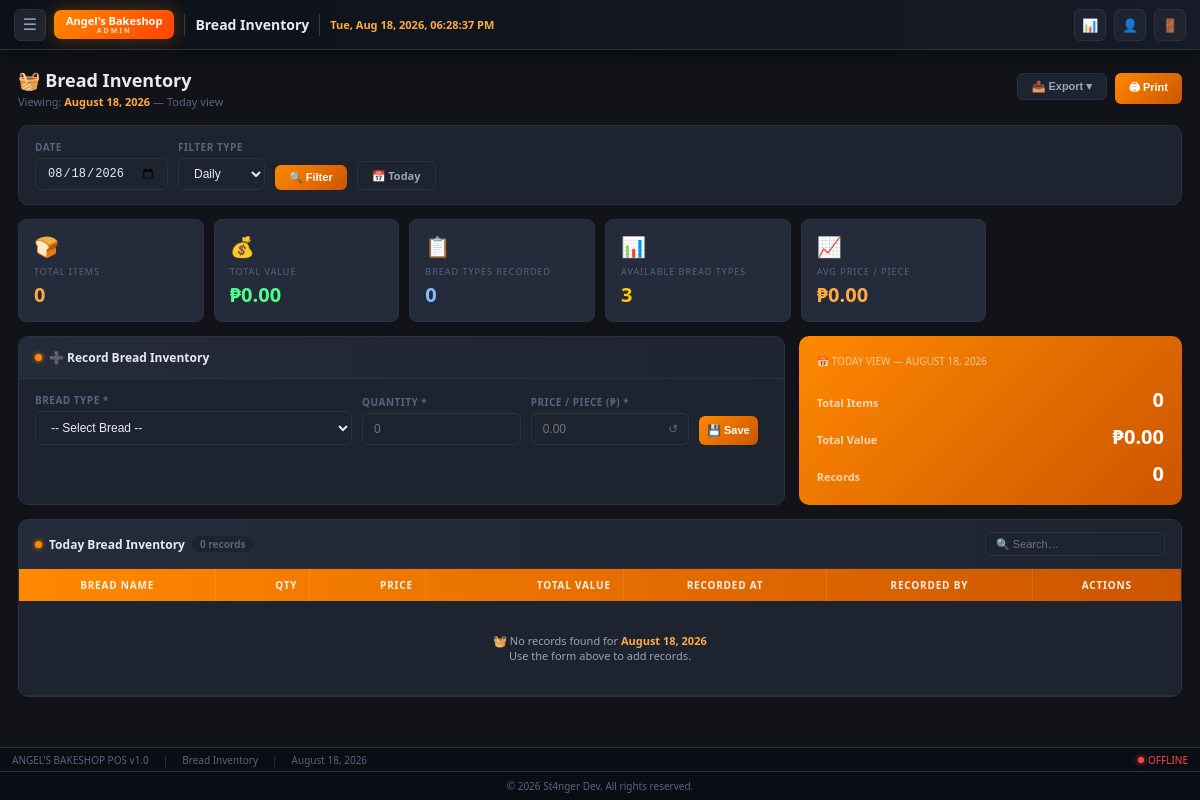
Page /admin/bleft.php on the earlier database version.
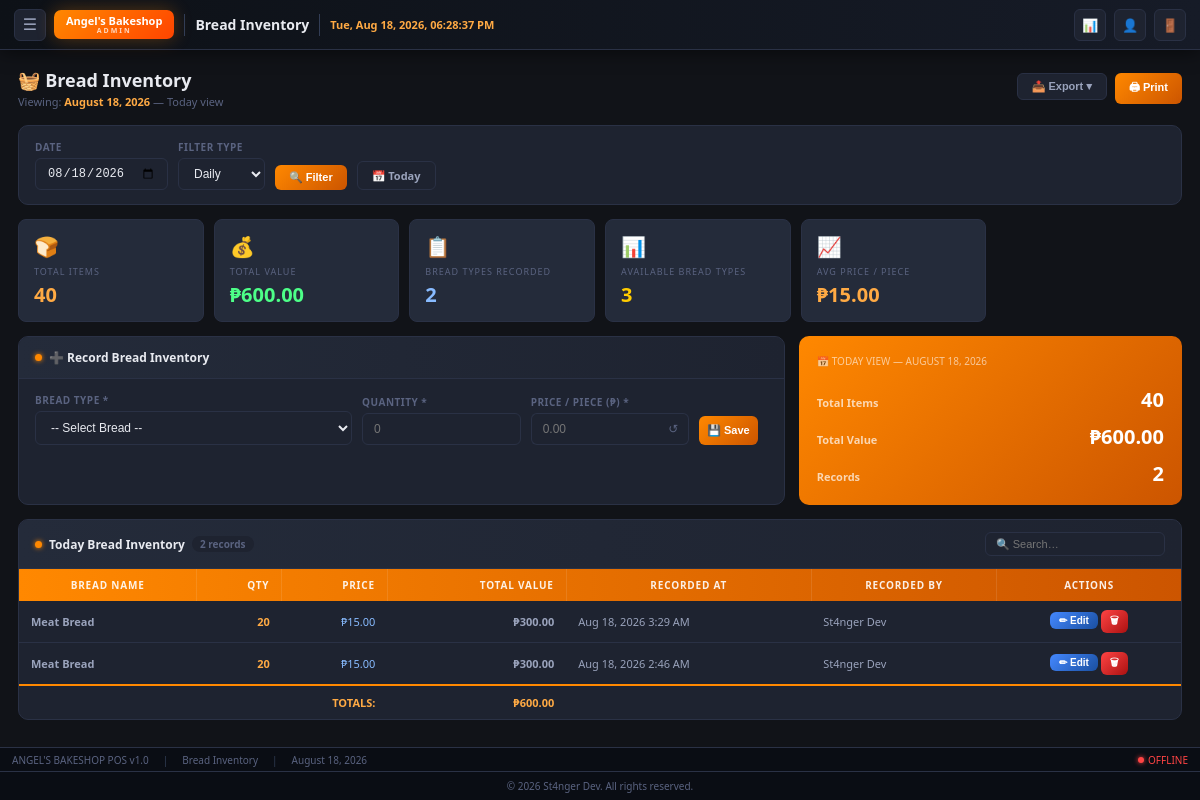
Same page on the later database version.
### tables this page shows
CREATE TABLE `bread_remain` (
  `id` int(11) NOT NULL,
  `bread_id` int(11) NOT NULL,
  `quantity` int(11) NOT NULL,
  `price` decimal(10,2) NOT NULL,
  `date_recorded` date NOT NULL,
  `recorded_by` int(11) NOT NULL,
  `recorded_at` timestamp NOT NULL DEFAULT current_timestamp()
);

CREATE TABLE `breads` (
  `id` int(11) NOT NULL,
  `name` varchar(255) NOT NULL,
  `price` decimal(10,2) NOT NULL DEFAULT 0.00,
  `created_at` timestamp NOT NULL DEFAULT current_timestamp()
);

CREATE TABLE `new_user` (
  `id` int(11) NOT NULL,
  `username` varchar(50) NOT NULL,
  `fullname` varchar(100) NOT NULL,
  `type` varchar(100) NOT NULL,
  `email` varchar(100) NOT NULL,
  `password` varchar(255) NOT NULL,
  `created_at` timestamp NOT NULL DEFAULT current_timestamp()
);

### admin/bleft.php (the view, shortened to what the changed rows need)
<?php
require('../dbconn.php');
$filterDate = $_GET['filter_date'] ?? date('Y-m-d');
$filterType = $_GET['filter_type'] ?? 'today';
function getFilteredRemaining($conn, $filterDate, $filterType) {
    $q = "SELECT br.id,br.bread_id,b.name,br.quantity,br.price,
                 br.recorded_at,br.recorded_by,nu.fullname as recorded_by_name,
                 (br.quantity*br.price) as total_value
          FROM bread_remain br
          JOIN breads b ON br.bread_id=b.id
          LEFT JOIN new_user nu ON br.recorded_by=nu.id";
    switch($filterType) {
        default:      $q.=" WHERE DATE(br.date_recorded)=?"; break;
    }
    $q.=" ORDER BY br.recorded_at DESC,b.name";
    $stmt=$conn->prepare($q);
    if($filterType==='month') $stmt->bind_param("ss",$filterDate,$filterDate);
    else $stmt->bind_param("s",$filterDate);
    $stmt->execute();
    return $stmt->get_result()->fetch_all(MYSQLI_ASSOC);
}
$records   = getFilteredRemaining($conn, $filterDate, $filterType);
$totalVal  = array_sum(array_column($records,'total_value'));
$totalQty  = array_sum(array_column($records,'quantity'));
$avgPrice  = $totalQty > 0 ? $totalVal/$totalQty : 0;
$periodLabel = match($filterType) {
    'month' => date('F Y', strtotime($filterDate)),
    'year'  => date('Y', strtotime($filterDate)),
    default => date('F j, Y', strtotime($filterDate)),
};
?>
<!DOCTYPE html>
<html lang="en">
<head>
<link rel="stylesheet" href="../css/bootstrap-icons.css">
</head>
<body>
<div class="main" id="mainContent">
  <div class="page-hero">
    <div>
      <h2>🧺 Bread Inventory</h2>
    </div>
  </div>
  <div class="stat-grid">
    <div class="stat-tile">
      <div class="st-icon">🍞</div>
      <div class="st-label">Total Items</div>
      <div class="st-val orange"><?= number_format($totalQty) ?></div>
    </div>
    <div class="stat-tile">
      <div class="st-icon">💰</div>
      <div class="st-label">Total Value</div>
      <div class="st-val green">₱<?= number_format($totalVal,2) ?></div>
    </div>
    <div class="stat-tile">
      <div class="st-icon">📋</div>
      <div class="st-label">Bread Types Recorded</div>
      <div class="st-val blue"><?= count($records) ?></div>
    </div>
    <div class="stat-tile">
      <div class="st-icon">📈</div>
      <div class="st-label">Avg Price / Piece</div>
      <div class="st-val orange">₱<?= number_format($avgPrice,2) ?></div>
    </div>
  </div>
  <div class="two-col">
    <div class="sum-panel">
      <div class="sp-row">
        <span class="sp-label">Total Items</span>
        <span class="sp-val"><?= number_format($totalQty) ?></span>
      </div>
      <div class="sp-row">
        <span class="sp-label">Total Value</span>
        <span class="sp-val">₱<?= number_format($totalVal,2) ?></span>
      </div>
      <div class="sp-row">
        <span class="sp-label">Records</span>
        <span class="sp-val"><?= count($records) ?></span>
      </div>
    </div>
  </div>
  <div class="panel">
    <div class="panel-header">
      <div class="panel-title">
        <div class="pt-dot"></div>
        <?= ucfirst($filterType) ?> Bread Inventory
        <span style="background:var(--bg3);color:var(--text3);border-radius:10px;padding:1px 8px;font-size:10px;"><?= count($records) ?> records</span>
      </div>
    </div>
    <div style="padding:0;">
      <div class="tbl-wrap">
        <table class="data-tbl" id="invTable">
          <thead>
            <tr>
              <th>Bread Name</th>
              <th style="text-align:right;">Qty</th>
              <th style="text-align:right;">Price</th>
              <th style="text-align:right;">Total Value</th>
              <th>Recorded At</th>
              <th>Recorded By</th>
              <th style="text-align:center;">Actions</th>
            </tr>
          </thead>
          <tbody>
          <?php if(!empty($records)): foreach($records as $item): ?>
          <tr class="inv-row">
            <td class="td-name"><?= htmlspecialchars($item['name']) ?></td>
            <td style="text-align:right;color:var(--orange-lt);font-weight:700;"><?= number_format($item['quantity']) ?></td>
            <td style="text-align:right;color:#88bbff;">₱<?= number_format($item['price'],2) ?></td>
            <td style="text-align:right;" class="td-money">₱<?= number_format($item['total_value'],2) ?></td>
            <td class="td-date"><?= date('M j, Y g:i A',strtotime($item['recorded_at'])) ?></td>
            <td style="color:var(--text2);"><?= htmlspecialchars($item['recorded_by_name']??'System') ?></td>
            <td style="text-align:center;white-space:nowrap;">
              <button class="btn btn-blue btn-sm edit-btn"
                      data-id="<?= $item['id'] ?>"
                      data-bread-id="<?= $item['bread_id'] ?>"
                      data-quantity="<?= $item['quantity'] ?>"
                      data-price="<?= $item['price'] ?>">✏ Edit</button>
              <button class="btn btn-red btn-sm delete-btn"
                      data-id="<?= $item['id'] ?>"
                      data-name="<?= htmlspecialchars($item['name']) ?>">🗑</button>
            </td>
          </tr>
          <?php endforeach; else: ?>
          <tr><td colspan="7" class="td-empty">
            🧺 No records found for <strong style="color:var(--orange-lt);"><?= $periodLabel ?></strong><br>
            <span style="font-size:11px;">Use the form above to add records.</span>
          </td></tr>
          <?php endif; ?>
          </tbody>
          <?php if(!empty($records)): ?>
          <tfoot>
            <tr>
              <td colspan="3" style="text-align:right;">TOTALS:</td>
              <td style="text-align:right;">₱<?= number_format($totalVal,2) ?></td>
              <td colspan="3"></td>
            </tr>
          </tfoot>
          <?php endif; ?>
        </table>
      </div>
    </div>
  </div>
</div>
</body>
</html>

Differences in the rows shown:
added bread_remain: bread.name "Meat Bread", quantity "20", price "15.00", total_value "300.00", recorded_at "Aug 18, 2026 3:29 AM", new_user.fullname "St4nger Dev"
added bread_remain: bread.name "Meat Bread", quantity "20", price "15.00", total_value "300.00", recorded_at "Aug 18, 2026 2:46 AM", new_user.fullname "St4nger Dev"
Other differences:
$totalQty: "0" → "40"
$totalVal: "0.00" → "600.00"
count($records): "0" → "2"
$avgPrice: "0.00" → "15.00"
$totalVal: (not shown) → "600.00"
$periodLabel: "August 18, 2026" → (not shown)
text no longer shown: "🧺 No records found for Use the form above to add records."
text now shown: "TOTALS: ₱"
